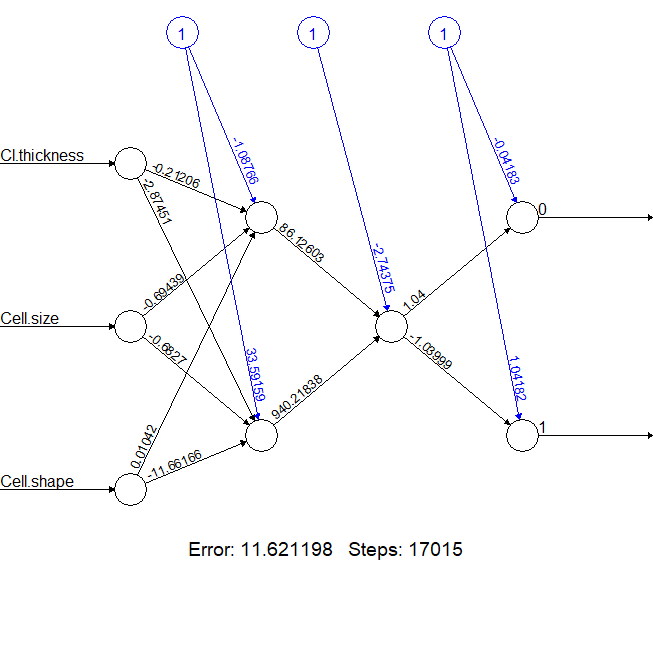

The script that drew this image:
data(BreastCancer, package="mlbench")
bc <- BreastCancer[complete.cases(BreastCancer), ]

# remove id column
bc <- bc[,-1]

for(i in 1:9) {
  bc[, i] <- as.numeric(as.character(bc[, i]))
}

control <- rfeControl(functions=rfFuncs, method="cv", number=10)
# run the RFE algorithm
results <- rfe(bc[,1:9], bc[,9], sizes=c(1:9), rfeControl=control)
# summarize the results
print(results)
# list the chosen features
predictors(results)
# plot the results
plot(results, type=c("g", "o"))

bc$Class <- ifelse(bc$Class == "malignant", 1, 0)
bc$Class <- factor(bc$Class, levels = c(0, 1))


library(caret)
'%ni%' <- Negate('%in%')  # define 'not in' func
options(scipen=999)  # prevents printing scientific notations.
set.seed(100)
trainDataIndex <- createDataPartition(bc$Class, p=0.7, list = F)
trainData <- bc[trainDataIndex, ]
testData <- bc[-trainDataIndex, ]

#Neural Network
library(neuralnet)
nn <- neuralnet(Class ~ Cl.thickness+Cell.size+Cell.shape, 
                data=trainData, hidden=c(2,1), linear.output=TRUE, threshold=0.01)
nn$result.matrix
plot(nn)

#Test the resulting output
temp_test <- subset(testData, select = c("Cl.thickness","Cell.size", "Cell.shape"))
head(temp_test)
nn.results <- compute(nn, temp_test)
results <- data.frame(actual = testData$Class, prediction = nn.results$net.result)
y_pred_num <- ifelse(results$prediction.1 > results$prediction.2, 0, 1)
y_pred <- factor(y_pred_num, levels=c(0, 1))
y_pred
y_act <- testData$Class
mean(y_pred == y_act)

table(y_act,y_pred)
